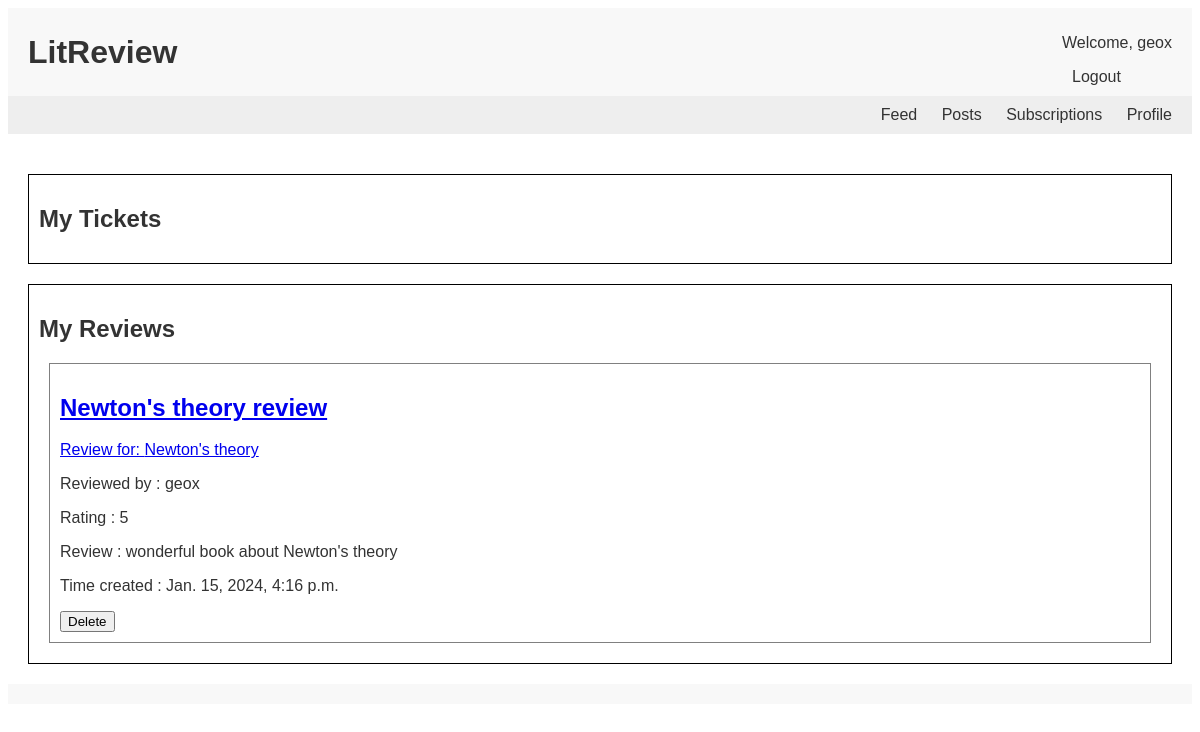
Screenshot of /posts/ (signed in) with the database file from the repository.
### my_LITRevu_app/models.py (models this page shows, shortened)
class Review(models.Model):
    ticket = models.ForeignKey(to=Ticket, on_delete=models.CASCADE)
    rating = models.PositiveSmallIntegerField(
        validators=[MinValueValidator(0), MaxValueValidator(5)])
    user = models.ForeignKey(
        to=settings.AUTH_USER_MODEL, on_delete=models.CASCADE)
    headline = models.CharField(max_length=128)
    body = models.TextField(max_length=8192, blank=True)
    time_created = models.DateTimeField(auto_now_add=True)

class Ticket(models.Model):
    title = models.CharField(max_length=128, unique=True)
    description = models.TextField(max_length=2048, blank=True)
    user = models.ForeignKey(
        to=settings.AUTH_USER_MODEL, on_delete=models.CASCADE)
    image = models.ImageField(blank=True, null=True)
    time_created = models.DateTimeField(auto_now_add=True)

### my_LITRevu_app/views.py (the view)
# urls.py: path('posts/', views.posts, name='posts'),
@login_required(login_url='login')
def posts(request):
    tickets = Ticket.objects.filter(user=request.user).order_by(
        '-time_created')
    tickets = tickets.annotate(content_type=Value('TICKET', CharField()))
    reviews = Review.objects.filter(user=request.user).order_by(
        '-time_created')
    reviews = reviews.annotate(content_type=Value('REVIEW', CharField()))
    return render(request, 'my_LITRevu_app/posts.html', {'tickets': tickets,
                  'reviews': reviews})

### templates/my_LITRevu_app/posts.html (shortened to what this page needs)
{% extends 'base_generic.html' %}
{% block content %}
<div style="border: 1px solid black; margin-top: 20px; padding: 10px;">
  <h2>My Tickets</h2>
</div>
<div style="border: 1px solid black; margin-top: 20px; padding: 10px;">
  <h2>My Reviews</h2>
  {% for review in reviews %}
      <div style="border: 1px solid grey; margin: 10px; padding: 10px;">
          <a href="{% url 'view_review' review.id %}">
              {% include 'my_LITRevu_app/reviews/review_snippet.html' %}
          </a>
          <form action="{% url 'delete_review' review.id %}" method="POST">
            <input type="submit" value="Delete">
        </form>
      </div>
  {% endfor %}
</div>
{% endblock %}

### templates/base_generic.html (shortened to what this page needs)
{% load static %}
<!DOCTYPE html>
<html lang="en">
<head>
    <link rel="stylesheet" type="text/css" href="{% static 'css/styles.css' %}">
</head>
<body>
    <header>
        <div class="header-left">
            <h1>{% block page_title %}LitReview{% endblock %}</h1>
        </div>
        <div class="header-right">
            {% if user.is_authenticated %}
                <p>Welcome, {{ user.username }}</p>
                <a href="{% url 'logout' %}">Logout</a>
            {% else %}
                <a href="{% url 'login' %}">Login</a>
                <a href="{% url 'register' %}">Register</a>
            {% endif %}
        </div>
    </header>
    <nav class="tabs" role="navigation" aria-label="Main">
        <ul>
            <li><a href="{% url 'feed' %}">Feed</a></li>
            <li><a href="{% url 'posts' %}">Posts</a></li>
            <li><a href="{% url 'subscriptions' %}">Subscriptions</a></li>
            <li><a href="{% url 'profile' %}">Profile</a></li>
        </ul>
    </nav>
    <main role="main">
        {% block content %}{% endblock content %}
    </main>
    <footer role="contentinfo">
    </footer>
</body>
</html>

### templates/my_LITRevu_app/reviews/review_snippet.html
<div class="review">
    <h2 class="review-headline">{{ review.headline }}</h2>
    <p>Review for: <a href="{% url 'view_ticket' review.ticket.id %}">{{ review.ticket.title }}</a></p>
    <p>Reviewed by : {{ review.user.username }}</p>
    <p>Rating : {{ review.rating }}</p>
    <p> Review : {{ review.body }}</p>
    <p>Time created : {{ review.time_created }}</p>
</div>

### static/css/styles.css (style rules this page uses)
body { font-family: Arial, sans-serif; color: #333; background-color: #fff; font-size: 1em; }
header { display: flex; justify-content: space-between; align-items: center; padding: 10px 20px; background-color: #f8f8f8; }
.header-left h1 { margin: 0; }
.header-right a { margin-left: 10px; text-decoration: none; color: #333; }
.tabs ul { list-style: none; padding: 0; text-align: right; background-color: #eee; margin: 0; padding: 10px 20px; }
.tabs ul li { display: inline; margin-left: 20px; }
.tabs ul li a { text-decoration: none; color: #333; }
main { padding: 20px; }
footer { text-align: center; padding: 10px 0; background-color: #f8f8f8; }

### rows the page displays
Review: headline "Newton's theory review", ticket "Newton's theory", user.username "geox", rating "5", body "wonderful book about Newton's theory", time_created "Jan. 15, 2024, 4:16 p.m."

### other values shown
{{ user.username }} "geox"
